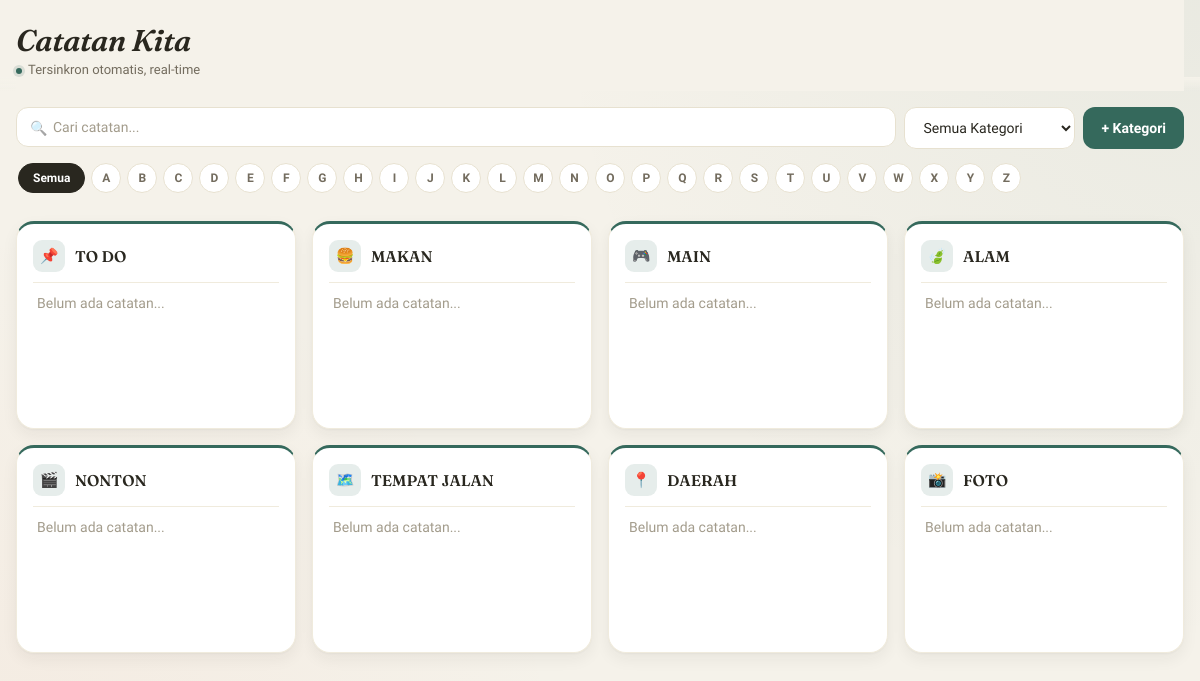
The page / on the database its author committed.
### app.py (models this page shows)
class Kategori(db.Model):
    id = db.Column(db.String(50), primary_key=True)
    nama = db.Column(db.String(100), nullable=False)
    ikon = db.Column(db.String(10), default='📁')
    urutan = db.Column(db.Integer, default=0)

### app.py (the view)
@app.route('/')
def index():
    semua_kategori = Kategori.query.order_by(Kategori.urutan).all()
    semua_catatan = Catatan.query.all()
    notes_data = {c.id: (c.konten or "") for c in semua_catatan}
    kategori_list = [{"id": k.id, "nama": k.nama, "ikon": k.ikon} for k in semua_kategori]
    return render_template('index.html', notes=notes_data, kategori_list=kategori_list)

### templates/index.html (shortened to what this page needs)
<!DOCTYPE html>
<html lang="id">
<head>
</head>
<body>
    <div class="top-bar">
        <h1>Catatan Kita</h1>
        <div class="subjudul"><span class="titik-live"></span>Tersinkron otomatis, real-time</div>
    </div>
    <div class="search-bar">
        <div class="search-wrap">
            <span class="ikon-cari">🔍</span>
            <input type="text" id="searchInput" placeholder="Cari catatan...">
        </div>
        <select id="filterKategori">
            <option value="semua">Semua Kategori</option>
        </select>
        <button id="btnTambahKategori">+ Kategori</button>
    </div>
    <div class="az-filter" id="azFilter">
        <button class="az-btn aktif" data-huruf="">Semua</button>
        {% for huruf in 'ABCDEFGHIJKLMNOPQRSTUVWXYZ' %}
        <button class="az-btn" data-huruf="{{ huruf }}">{{ huruf }}</button>
        {% endfor %}
    </div>
    <div class="container" id="containerKategori">
        {% for kat in kategori_list %}
        <div class="kategori" id="card-{{ kat.id }}" data-id="{{ kat.id }}">
            <div class="kategori-header">
                <div class="kategori-title">
                    <span class="kategori-icon">{{ kat.ikon }}</span>
                    <h3>{{ kat.nama }}</h3>
                </div>
            </div>
            <textarea id="{{ kat.id }}" placeholder="Belum ada catatan..."
                onkeyup="kirimUpdate('{{ kat.id }}')">{{ notes[kat.id] }}</textarea>
        </div>
        {% endfor %}
    </div>
</body>
</html>

### templates/index.html (style rules this page uses)
:root { --bg: #F5F2EA; --surface: #FFFFFF; --surface-soft: #FBF9F4; --ink: #29271F; --ink-soft: #736C5E; --ink-faint: #A39C8C; --line: #E7E1D0; --line-soft: #F0EBDD; --brand: #35695C; --brand-dark: #244A40; --coral: #E2673F; --radius-lg: 18px; --radius-md: 12px; --radius-sm: 8px; --shadow-card: 0 1px 2px rgba(41, 39, 31, 0.04), 0 6px 16px rgba(41, 39, 31, 0.06); --shadow-pop: 0 12px 32px rgba(41, 39, 31, 0.16); }
* { box-sizing: border-box; margin: 0; padding: 0; }
body { font-family: 'Plus Jakarta Sans', -apple-system, BlinkMacSystemFont, sans-serif; background: var(--bg); background-image: radial-gradient(circle at 100% 0%, rgba(53, 105, 92, 0.06) 0%, transparent 45%), radial-gradient(circle at 0% 100%, rgba(226, 103, 63, 0.05) 0%, transparent 40%); background-attachment: fixed; color: var(--ink); padding: 0 16px 60px; }
.top-bar { position: sticky; top: 0; z-index: 5; background: var(--bg); padding: 22px 0 14px; margin-bottom: 4px; }
.top-bar::after { content: ''; position: absolute; left: -16px; right: -16px; bottom: 0; height: 14px; background: linear-gradient(var(--bg), transparent); pointer-events: none; }
h1 { font-family: 'Fraunces', serif; font-style: italic; font-weight: 600; font-size: 30px; letter-spacing: -0.01em; color: var(--ink); margin-bottom: 3px; }
.top-bar .subjudul { font-size: 13px; color: var(--ink-soft); }
.top-bar .subjudul .titik-live { display: inline-block; width: 6px; height: 6px; border-radius: 50%; background: var(--brand); margin-right: 6px; box-shadow: 0 0 0 3px rgba(53, 105, 92, 0.15); }
.search-bar { display: flex; flex-wrap: wrap; gap: 8px; margin: 16px 0 12px; }
.search-wrap { position: relative; flex: 1 1 220px; }
.search-wrap .ikon-cari { position: absolute; left: 14px; top: 50%; transform: translateY(-50%); font-size: 14px; opacity: 0.55; pointer-events: none; }
#searchInput { width: 100%; padding: 11px 14px 11px 36px; }
#searchInput, #filterKategori { border: 1.5px solid var(--line); border-radius: var(--radius-md); font-size: 14px; font-family: inherit; background: var(--surface); color: var(--ink); }
#filterKategori { padding: 11px 14px; flex: 0 0 auto; max-width: 180px; }
#searchInput::placeholder { color: var(--ink-faint); }
#btnTambahKategori { flex: 0 0 auto; background: var(--brand); color: #fff; border: none; padding: 11px 18px; border-radius: var(--radius-md); font-size: 14px; font-weight: 600; font-family: inherit; cursor: pointer; white-space: nowrap; transition: background 0.15s, transform 0.1s; }
.az-filter { display: flex; gap: 6px; overflow-x: auto; padding: 2px 2px 10px; margin-bottom: 18px; scrollbar-width: none; }
.az-btn { flex: 0 0 auto; border: 1.5px solid var(--line); background: var(--surface); color: var(--ink-soft); width: 30px; height: 30px; border-radius: 50%; font-size: 12px; font-family: inherit; font-weight: 600; cursor: pointer; transition: all 0.15s; }
.az-btn:first-child { width: auto; border-radius: 15px; padding: 0 14px; }
.az-btn.aktif { background: var(--ink); border-color: var(--ink); color: #fff; }
.container { display: grid; grid-template-columns: repeat(auto-fill, minmax(270px, 1fr)); gap: 16px; }
.kategori { --accent: var(--brand); --accent-soft: rgba(53, 105, 92, 0.12); background: var(--surface); border: 1px solid var(--line-soft); border-top: 3px solid var(--accent); padding: 16px 16px 14px; border-radius: var(--radius-lg); box-shadow: var(--shadow-card); transition: box-shadow 0.25s, transform 0.25s; animation: naik 0.35s ease backwards; }
.kategori-header { display: flex; align-items: center; justify-content: space-between; gap: 8px; margin-bottom: 10px; }
.kategori-title { display: flex; align-items: center; gap: 10px; min-width: 0; }
.kategori-icon { flex: 0 0 auto; width: 32px; height: 32px; display: flex; align-items: center; justify-content: center; border-radius: 9px; background: var(--accent-soft); font-size: 15px; }
.kategori h3 { font-family: 'Fraunces', serif; font-weight: 600; font-size: 15.5px; color: var(--ink); white-space: nowrap; overflow: hidden; text-overflow: ellipsis; }
textarea { width: 100%; height: 128px; padding: 10px 4px 4px; border: none; border-top: 1px solid var(--line-soft); resize: none; font-size: 14px; line-height: 1.55; font-family: inherit; color: var(--ink); background: transparent; }
textarea::placeholder { color: var(--ink-faint); }

### rows shown on the page
Kategori: ikon "📌", nama "TO DO", id "Belum ada catatan..."
Kategori: ikon "🍔", nama "MAKAN", id "Belum ada catatan..."
Kategori: ikon "🎮", nama "MAIN", id "Belum ada catatan..."
Kategori: ikon "🍃", nama "ALAM", id "Belum ada catatan..."
Kategori: ikon "🎬", nama "NONTON", id "Belum ada catatan..."
Kategori: ikon "🗺️", nama "TEMPAT JALAN", id "Belum ada catatan..."
Kategori: ikon "📍", nama "DAERAH", id "Belum ada catatan..."
Kategori: ikon "📸", nama "FOTO", id "Belum ada catatan..."

### other values the page prints
{{ huruf }} "A" "B" "C" "D" "E" "F" "G" "H" "I" "J" "K" "L" "M" "N" "O" "P" "Q" "R" "S" "T" "U" "V" "W" "X" "Y" "Z"
